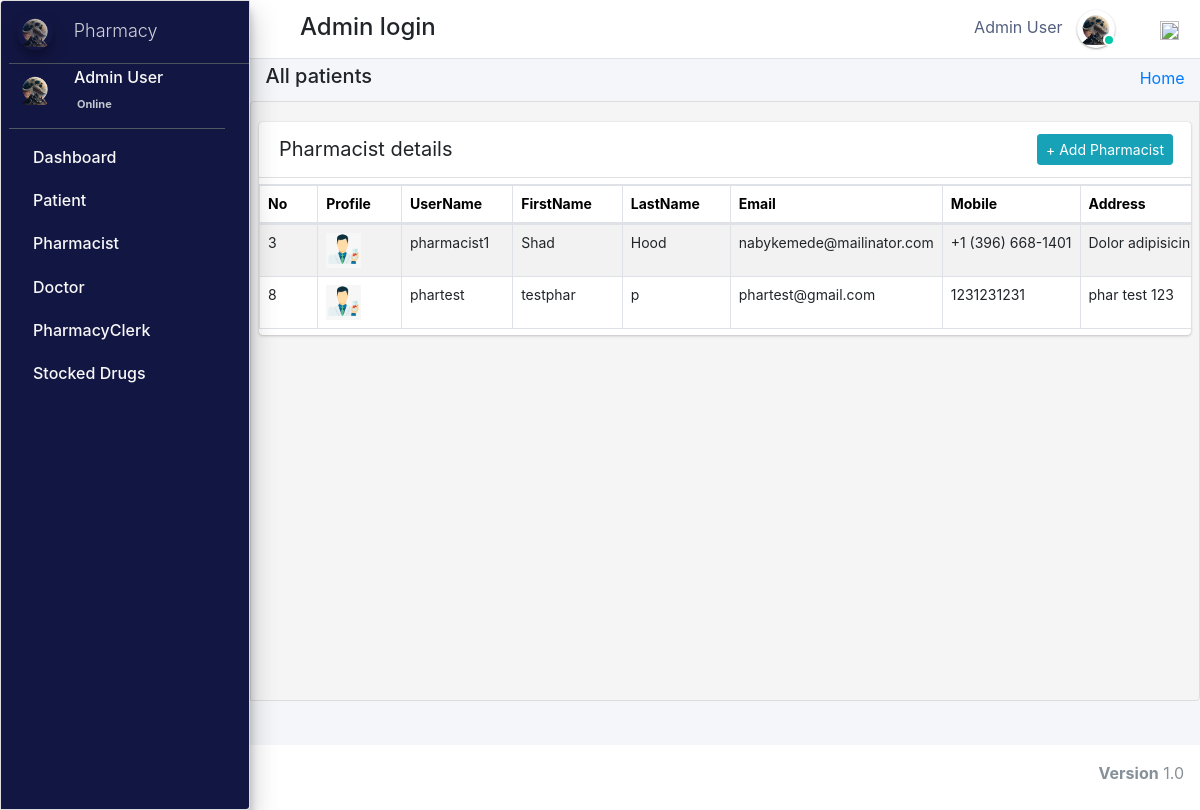
The app's page /admin_user/manage_pharmacist/ (signed in), older data.
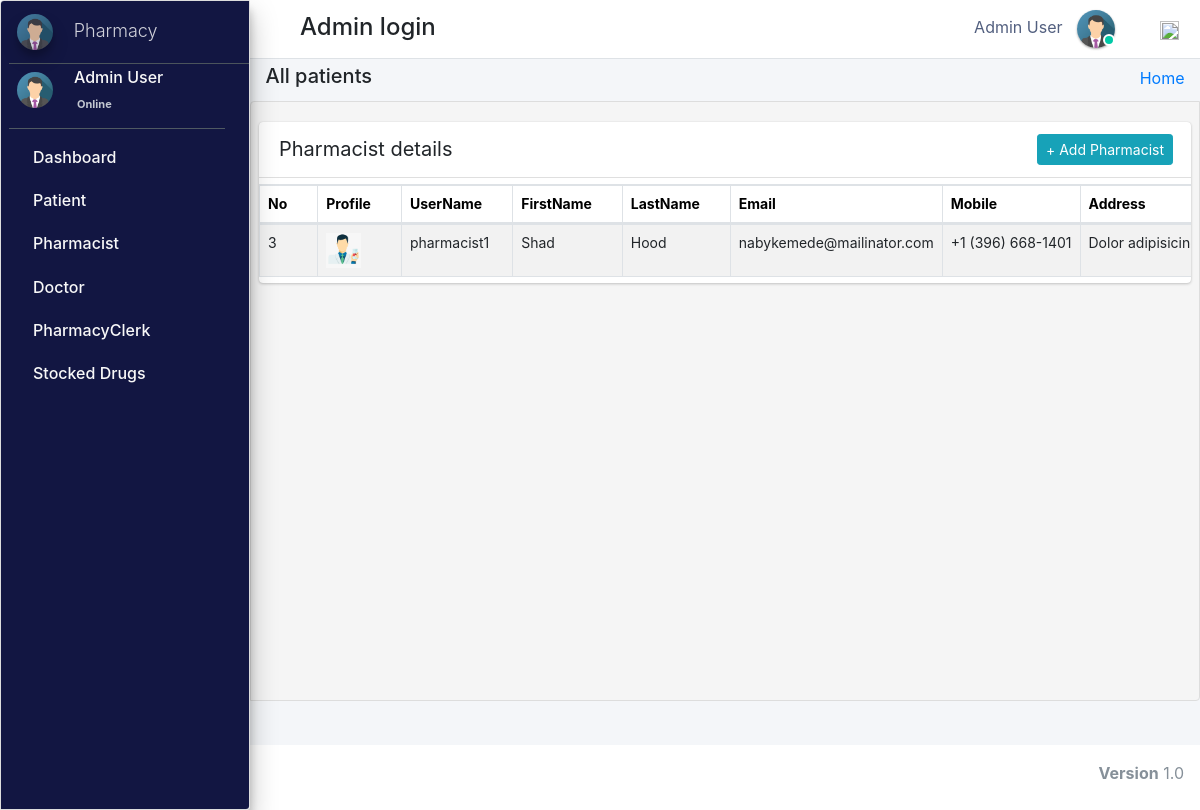
The same page, newer data.
### pharmacy/models.py (models this page shows, shortened)
class CustomUser(AbstractUser):
    user_type_data = ((1, "AdminHOD"), (2, "Pharmacist"), (3, "Doctor"), (4, "PharmacyClerk"),(5, "Patients"))
    user_type = models.CharField(default=1, choices=user_type_data, max_length=10)

class AdminHOD(models.Model):
    gender_category=(
        ('Male','Male'),
        ('Female','Female'),
    )
    admin = models.OneToOneField(CustomUser,null=True, on_delete = models.CASCADE)
    emp_no= models.CharField(max_length=100,null=True,blank=True)
    gender=models.CharField(max_length=100,null=True,choices=gender_category)
    mobile=models.CharField(max_length=10,null=True,blank=True)
    address=models.CharField(max_length=300,null=True,blank=True)
    profile_pic=models.ImageField(default="admin.png",null=True,blank=True)
    created_at = models.DateTimeField(auto_now_add=True)
    updated_at = models.DateTimeField(auto_now=True)
    date_employed=models.DateTimeField(auto_now_add=True, auto_now=False)
    objects = models.Manager()

class Pharmacist(models.Model):
    gender_category=(
        ('Male','Male'),
        ('Female','Female'),
    )
    admin = models.OneToOneField(CustomUser,null=True, on_delete = models.CASCADE)
    emp_no=models.CharField(max_length=100,null=True,blank=True)
    age= models.IntegerField(default='0', blank=True, null=True)
    gender=models.CharField(max_length=100,null=True,choices=gender_category)
    mobile =models.CharField(max_length=10,null=True,blank=True)
    address=models.CharField(max_length=300,null=True,blank=True)
    profile_pic=models.ImageField(default="images2.png",null=True,blank=True)
    created_at = models.DateTimeField(auto_now_add=True)
    updated_at = models.DateTimeField(auto_now=True)
    objects = models.Manager()

### pharmacy/HODViews.py (the view)
# urls.py: path('admin_user/manage_pharmacist/',HODViews.managePharmacist,name='manage_pharmacist'),
def managePharmacist(request):
    staffs = Pharmacist.objects.all()
    context = {
        "staffs": staffs,
        "title":"Manage Pharmacist"
    }
    return render(request,'hod_templates/all_pharmacist.html',context)

### pharmacy/LoginCheckMiddleWare.py (called while the page is built, shortened)
    def process_view(self, request, view_func, view_args, view_kwargs):
        modulename = view_func.__module__
        user = request.user
        if user.is_authenticated:
            if user.user_type == "1":
                if modulename == "pharmacy.HODViews":
                    pass
                elif modulename == "":
                    pass
                elif modulename == "pharmacy.views" or modulename == "django.views.static":
                    pass
                else:
                    pass
            else:
                return redirect("login")
        else:
            if request.path == reverse("login"):
                pass
            else:
                return redirect("login")

### pharmacy/templates/hod_templates/all_pharmacist.html (shortened to what this page needs)
{% extends 'hod_templates/base_template.html'%} {% block page_title %}
<h5>All patients</h5>
{% endblock page_title %} {% block main_content %}
<section class="content">
    <div class="row">
        <div class="col-md-12">
            <div class="card card-primar sc">
                <div class="card-header">
                    <span>Pharmacist details</span>
                    <div class="card-tools d-flex">
                        <a class="btn btn-sm btn-info mr-2" href="{% url 'manage_pharmacist'  %}" role="button">+ Add Pharmacist</a>
                    </div>
                </div>
                <table class="table table-bordered table-hover dataTable" id=plist>
                    <thead>
                        <tr>
                            <th>No</th>
                            <th>Profile</th>
                            <th>UserName</th>
                            <th>FirstName</th>
                            <th>LastName</th>
                            <th>Email</th>
                            <th>Mobile</th>
                            <th>Address</th>
                        </tr>
                    </thead>
                    <tbody>
                        {% for staff in staffs %}
                        <tr class="hov">
                            <td>{{staff.admin.id}}</td>
                            <td> <img src="{{staff.profile_pic.url}}" class="" width="35" height="35" alt=""></td>
                            <td>{{staff.admin.username}}</td>
                            <td>{{staff.admin.first_name}}</td>
                            <td>{{staff.admin.last_name}}</td>
                            <td>{{staff.admin.email}}</td>
                            <td>{{staff.mobile}}</td>
                            <td>{{staff.address}}</td>
                        </tr>
                        {% endfor %}
                    </tbody>
                </table>
            </div>
        </div>
    </div>
</section>
{% endblock %}

### pharmacy/templates/hod_templates/base_template.html (shortened to what this page needs)
{% extends 'base_file.html' %} {% block htm %}
<body class="hold-transition sidebar-mini layout-fixed">
    <div class="wrapper">
        <nav class="main-header navbar navbar-expand navbar-white navbar-light">
            <ul class="navbar-nav">
                <li class="nav-item">
                    <a class="nav-link" data-widget="pushmenu" href="#" role="button"></a>
                </li>
            </ul>
            <h4 style="margin-left: 10px; margin-top: 5px;">Admin login </h4>
            <ul class="navbar-nav ml-auto">
                <li class="mx-3">
                    <a href="#" class="sm-submenu-with-image a">
                        <span>{{user.first_name}}  {{user.last_name}}</span>
                        <img src="{{request.user.adminhod.profile_pic.url}}" class="img-circle elevation-1" width="38" height="38" alt="">
                        <span class="avatar-status avatar-sm-status avatar-status-success"></span>
                    </a>
                </li>
                <li class="nav-item dropdown ml-3 low">
                    <a href="#" class="btn btn-outlined btn-black text-muted bg-transparent " data-toggle="dropdown" aria-expanded="false" data-wow-delay="0.7s"><img src="https://img.icons8.com/ios/50/000000/settings.png" width="19" height="19">
                    </a>
                </li>
            </ul>
        </nav>
        {% include 'hod_templates/sidebar.html'%}
        <div class="content-wrapper">
            <div class="content-header">
                <div class="container-fluid">
                    <div class="row ">
                        <div class="col-sm-6">
                            <h1 class="m-0 text-dark">
                                {% block page_title %} {% endblock page_title %}
                            </h1>
                        </div>
                        <div class="col-sm-6 ">
                            <ol class="breadcrumb float-sm-right">
                                <li class="breadcrumb-item"><a href="">Home</a></li>
                            </ol>
                        </div>
                    </div>
                </div>
            </div>
            {% block main_content %} {% endblock main_content %}
        </div>
        {% include 'hod_templates/footer.html'%}
    </div>
    {% endblock htm %}

### pharmacy/templates/hod_templates/sidebar.html (shortened to what this page needs)
<aside class="main-sidebar sidebar-dark-primary elevation-4">
    <a href="" class="brand-link ml-2">
        <img src="{{request.user.adminhod.profile_pic.url}}" alt="" width="36" height="36" class=" img-circle elevation-3" style="opacity: .8">
        <span class="brand-text font-weight-light mt-1 ml-3 mmust">Pharmacy</span>
    </a>
    <div class="sidebar">
        <div class="user-panel mr-3">
            <div class="pull-left image sm-submenu-with-image a ml-2 ">
                <img src="{{request.user.adminhod.profile_pic.url}}" class="img-circle mt-2" width="36" height="36" alt="User Image">
            </div>
            <div class="pull-left info">
                <p>{{user.first_name}} {{user.last_name}}</p>
                <a href="#"> Online</a>
            </div>
        </div>
        <nav class="mt-2">
            <ul class="nav nav-pills nav-sidebar flex-column" data-widget="treeview" role="menu" data-accordion="false">
                <li class="nav-item">
                    <a href="{% url  'admin_dashboard' %}" class="nav-link">
                        <p>
                            Dashboard
                        </p>
                    </a>
                </li>
                <li class="nav-item">
                    <a href="#" class="nav-link">
                        <p>
                            Patient
                        </p>
                    </a>
                </li>
                <li class="nav-item">
                    <a href="#" class="nav-link">
                        <p>
                            Pharmacist
                        </p>
                    </a>
                </li>
                <li class="nav-item">
                    <a href="#" class="nav-link">
                        <p>
                            Doctor
                        </p>
                    </a>
                </li>
                <li class="nav-item">
                    <a href="#" class="nav-link">
                        <p>
                            PharmacyClerk
                        </p>
                    </a>
                </li>
                <li class="nav-item">
                    <a href="#" class="nav-link">
                        <p>
                            Stocked Drugs
                        </p>
                    </a>
                </li>
            </ul>
        </nav>
    </div>
</aside>

Row changes from the older to the newer data that the page shows:
removed Pharmacist: admin.id "8", profile_pic (picture), admin.username "phartest", admin.first_name "testphar", admin.last_name "p", admin.email "phartest@gmail.com", mobile "1231231231", address "phar test 123"
changed CustomUser "Admin": user.adminhod.profile_pic: a different picture
